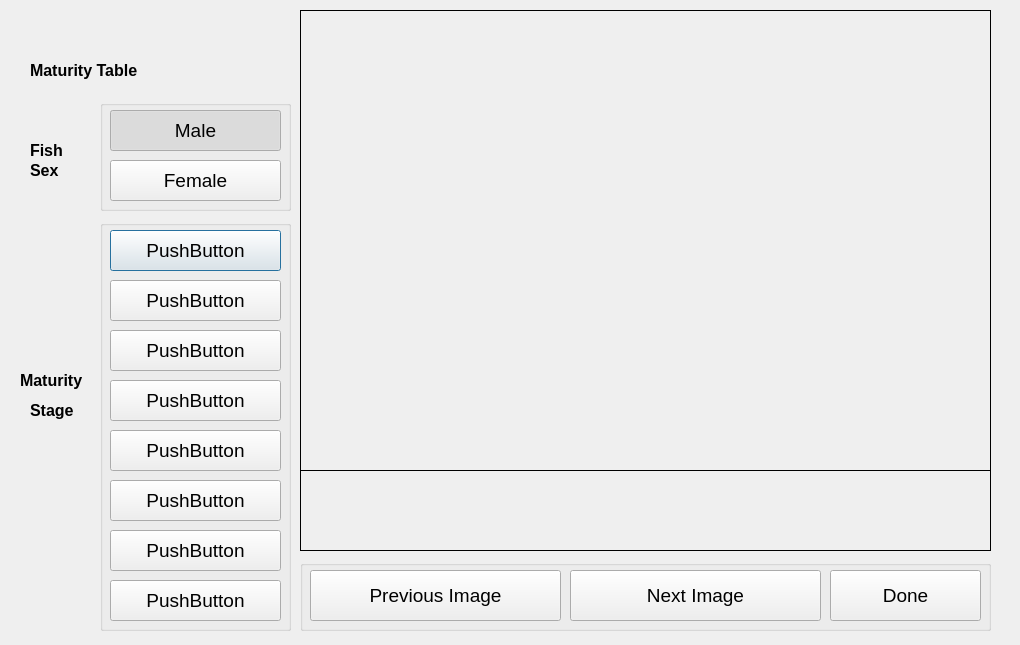
<ui version="4.0" >
 <class>matGuide</class>
 <widget class="QDialog" name="matGuide" >
  <property name="geometry" >
   <rect>
    <x>0</x>
    <y>0</y>
    <width>1020</width>
    <height>645</height>
   </rect>
  </property>
  <property name="windowTitle" >
   <string>Maturity Guide</string>
  </property>
  <widget class="QGroupBox" name="groupBox" >
   <property name="geometry" >
    <rect>
     <x>100</x>
     <y>220</y>
     <width>191</width>
     <height>411</height>
    </rect>
   </property>
   <property name="title" >
    <string/>
   </property>
   <widget class="QPushButton" name="mat1Btn" >
    <property name="geometry" >
     <rect>
      <x>10</x>
      <y>10</y>
      <width>171</width>
      <height>41</height>
     </rect>
    </property>
    <property name="font" >
     <font>
      <pointsize>14</pointsize>
     </font>
    </property>
    <property name="text" >
     <string>PushButton</string>
    </property>
    <property name="checkable" >
     <bool>true</bool>
    </property>
    <property name="autoExclusive" >
     <bool>true</bool>
    </property>
   </widget>
   <widget class="QPushButton" name="mat2Btn" >
    <property name="geometry" >
     <rect>
      <x>10</x>
      <y>60</y>
      <width>171</width>
      <height>41</height>
     </rect>
    </property>
    <property name="font" >
     <font>
      <pointsize>14</pointsize>
     </font>
    </property>
    <property name="text" >
     <string>PushButton</string>
    </property>
    <property name="checkable" >
     <bool>true</bool>
    </property>
    <property name="autoExclusive" >
     <bool>true</bool>
    </property>
   </widget>
   <widget class="QPushButton" name="mat3Btn" >
    <property name="geometry" >
     <rect>
      <x>10</x>
      <y>110</y>
      <width>171</width>
      <height>41</height>
     </rect>
    </property>
    <property name="font" >
     <font>
      <pointsize>14</pointsize>
     </font>
    </property>
    <property name="text" >
     <string>PushButton</string>
    </property>
    <property name="checkable" >
     <bool>true</bool>
    </property>
    <property name="autoExclusive" >
     <bool>true</bool>
    </property>
   </widget>
   <widget class="QPushButton" name="mat4Btn" >
    <property name="geometry" >
     <rect>
      <x>10</x>
      <y>160</y>
      <width>171</width>
      <height>41</height>
     </rect>
    </property>
    <property name="font" >
     <font>
      <pointsize>14</pointsize>
     </font>
    </property>
    <property name="text" >
     <string>PushButton</string>
    </property>
    <property name="checkable" >
     <bool>true</bool>
    </property>
    <property name="autoExclusive" >
     <bool>true</bool>
    </property>
   </widget>
   <widget class="QPushButton" name="mat8Btn" >
    <property name="geometry" >
     <rect>
      <x>10</x>
      <y>360</y>
      <width>171</width>
      <height>41</height>
     </rect>
    </property>
    <property name="font" >
     <font>
      <pointsize>14</pointsize>
     </font>
    </property>
    <property name="text" >
     <string>PushButton</string>
    </property>
    <property name="checkable" >
     <bool>true</bool>
    </property>
    <property name="autoExclusive" >
     <bool>true</bool>
    </property>
   </widget>
   <widget class="QPushButton" name="mat7Btn" >
    <property name="geometry" >
     <rect>
      <x>10</x>
      <y>310</y>
      <width>171</width>
      <height>41</height>
     </rect>
    </property>
    <property name="font" >
     <font>
      <pointsize>14</pointsize>
     </font>
    </property>
    <property name="text" >
     <string>PushButton</string>
    </property>
    <property name="checkable" >
     <bool>true</bool>
    </property>
    <property name="autoExclusive" >
     <bool>true</bool>
    </property>
   </widget>
   <widget class="QPushButton" name="mat6Btn" >
    <property name="geometry" >
     <rect>
      <x>10</x>
      <y>260</y>
      <width>171</width>
      <height>41</height>
     </rect>
    </property>
    <property name="font" >
     <font>
      <pointsize>14</pointsize>
     </font>
    </property>
    <property name="text" >
     <string>PushButton</string>
    </property>
    <property name="checkable" >
     <bool>true</bool>
    </property>
    <property name="autoExclusive" >
     <bool>true</bool>
    </property>
   </widget>
   <widget class="QPushButton" name="mat5Btn" >
    <property name="geometry" >
     <rect>
      <x>10</x>
      <y>210</y>
      <width>171</width>
      <height>41</height>
     </rect>
    </property>
    <property name="font" >
     <font>
      <pointsize>14</pointsize>
     </font>
    </property>
    <property name="text" >
     <string>PushButton</string>
    </property>
    <property name="checkable" >
     <bool>true</bool>
    </property>
    <property name="autoExclusive" >
     <bool>true</bool>
    </property>
   </widget>
  </widget>
  <widget class="QGroupBox" name="groupBox_2" >
   <property name="geometry" >
    <rect>
     <x>100</x>
     <y>100</y>
     <width>191</width>
     <height>111</height>
    </rect>
   </property>
   <property name="title" >
    <string/>
   </property>
   <widget class="QPushButton" name="femaleBtn" >
    <property name="geometry" >
     <rect>
      <x>10</x>
      <y>60</y>
      <width>171</width>
      <height>41</height>
     </rect>
    </property>
    <property name="font" >
     <font>
      <pointsize>14</pointsize>
     </font>
    </property>
    <property name="text" >
     <string>Female</string>
    </property>
    <property name="checkable" >
     <bool>true</bool>
    </property>
    <property name="autoExclusive" >
     <bool>true</bool>
    </property>
   </widget>
   <widget class="QPushButton" name="maleBtn" >
    <property name="geometry" >
     <rect>
      <x>10</x>
      <y>10</y>
      <width>171</width>
      <height>41</height>
     </rect>
    </property>
    <property name="font" >
     <font>
      <pointsize>14</pointsize>
     </font>
    </property>
    <property name="text" >
     <string>Male</string>
    </property>
    <property name="checkable" >
     <bool>true</bool>
    </property>
    <property name="checked" >
     <bool>true</bool>
    </property>
    <property name="autoExclusive" >
     <bool>true</bool>
    </property>
   </widget>
  </widget>
  <widget class="QLabel" name="picLabel" >
   <property name="geometry" >
    <rect>
     <x>300</x>
     <y>10</y>
     <width>691</width>
     <height>461</height>
    </rect>
   </property>
   <property name="autoFillBackground" >
    <bool>true</bool>
   </property>
   <property name="frameShape" >
    <enum>QFrame::Box</enum>
   </property>
   <property name="text" >
    <string/>
   </property>
  </widget>
  <widget class="QLabel" name="descLabel" >
   <property name="geometry" >
    <rect>
     <x>300</x>
     <y>470</y>
     <width>691</width>
     <height>81</height>
    </rect>
   </property>
   <property name="font" >
    <font>
     <pointsize>12</pointsize>
     <weight>75</weight>
     <bold>true</bold>
    </font>
   </property>
   <property name="autoFillBackground" >
    <bool>true</bool>
   </property>
   <property name="frameShape" >
    <enum>QFrame::Box</enum>
   </property>
   <property name="text" >
    <string/>
   </property>
   <property name="wordWrap" >
    <bool>true</bool>
   </property>
  </widget>
  <widget class="QGroupBox" name="groupBox_3" >
   <property name="geometry" >
    <rect>
     <x>300</x>
     <y>560</y>
     <width>691</width>
     <height>71</height>
    </rect>
   </property>
   <property name="title" >
    <string/>
   </property>
   <widget class="QPushButton" name="exitBtn" >
    <property name="geometry" >
     <rect>
      <x>530</x>
      <y>10</y>
      <width>151</width>
      <height>51</height>
     </rect>
    </property>
    <property name="font" >
     <font>
      <pointsize>14</pointsize>
     </font>
    </property>
    <property name="text" >
     <string>Done</string>
    </property>
   </widget>
   <widget class="QPushButton" name="nextBtn" >
    <property name="geometry" >
     <rect>
      <x>270</x>
      <y>10</y>
      <width>251</width>
      <height>51</height>
     </rect>
    </property>
    <property name="font" >
     <font>
      <pointsize>14</pointsize>
     </font>
    </property>
    <property name="text" >
     <string>Next Image</string>
    </property>
   </widget>
   <widget class="QPushButton" name="prevBtn" >
    <property name="geometry" >
     <rect>
      <x>10</x>
      <y>10</y>
      <width>251</width>
      <height>51</height>
     </rect>
    </property>
    <property name="font" >
     <font>
      <pointsize>14</pointsize>
     </font>
    </property>
    <property name="text" >
     <string>Previous Image</string>
    </property>
   </widget>
  </widget>
  <widget class="QLabel" name="spcLabel" >
   <property name="geometry" >
    <rect>
     <x>20</x>
     <y>10</y>
     <width>251</width>
     <height>31</height>
    </rect>
   </property>
   <property name="font" >
    <font>
     <pointsize>14</pointsize>
     <weight>75</weight>
     <bold>true</bold>
    </font>
   </property>
   <property name="autoFillBackground" >
    <bool>true</bool>
   </property>
   <property name="text" >
    <string/>
   </property>
  </widget>
  <widget class="QLabel" name="matTabLabel" >
   <property name="geometry" >
    <rect>
     <x>190</x>
     <y>50</y>
     <width>51</width>
     <height>41</height>
    </rect>
   </property>
   <property name="font" >
    <font>
     <pointsize>14</pointsize>
     <weight>75</weight>
     <bold>true</bold>
    </font>
   </property>
   <property name="acceptDrops" >
    <bool>true</bool>
   </property>
   <property name="autoFillBackground" >
    <bool>true</bool>
   </property>
   <property name="text" >
    <string/>
   </property>
  </widget>
  <widget class="QLabel" name="label_6" >
   <property name="geometry" >
    <rect>
     <x>20</x>
     <y>370</y>
     <width>69</width>
     <height>21</height>
    </rect>
   </property>
   <property name="font" >
    <font>
     <pointsize>12</pointsize>
     <weight>75</weight>
     <bold>true</bold>
    </font>
   </property>
   <property name="text" >
    <string>Maturity</string>
   </property>
  </widget>
  <widget class="QLabel" name="label_5" >
   <property name="geometry" >
    <rect>
     <x>30</x>
     <y>400</y>
     <width>51</width>
     <height>21</height>
    </rect>
   </property>
   <property name="font" >
    <font>
     <pointsize>12</pointsize>
     <weight>75</weight>
     <bold>true</bold>
    </font>
   </property>
   <property name="text" >
    <string>Stage</string>
   </property>
  </widget>
  <widget class="QLabel" name="label_2" >
   <property name="geometry" >
    <rect>
     <x>30</x>
     <y>140</y>
     <width>41</width>
     <height>21</height>
    </rect>
   </property>
   <property name="font" >
    <font>
     <pointsize>12</pointsize>
     <weight>75</weight>
     <bold>true</bold>
    </font>
   </property>
   <property name="text" >
    <string>Fish</string>
   </property>
  </widget>
  <widget class="QLabel" name="label_4" >
   <property name="geometry" >
    <rect>
     <x>30</x>
     <y>160</y>
     <width>41</width>
     <height>21</height>
    </rect>
   </property>
   <property name="font" >
    <font>
     <pointsize>12</pointsize>
     <weight>75</weight>
     <bold>true</bold>
    </font>
   </property>
   <property name="text" >
    <string>Sex</string>
   </property>
  </widget>
  <widget class="QLabel" name="label" >
   <property name="geometry" >
    <rect>
     <x>30</x>
     <y>60</y>
     <width>141</width>
     <height>21</height>
    </rect>
   </property>
   <property name="font" >
    <font>
     <pointsize>12</pointsize>
     <weight>75</weight>
     <bold>true</bold>
    </font>
   </property>
   <property name="text" >
    <string>Maturity Table </string>
   </property>
  </widget>
 </widget>
 <resources/>
 <connections/>
</ui>
